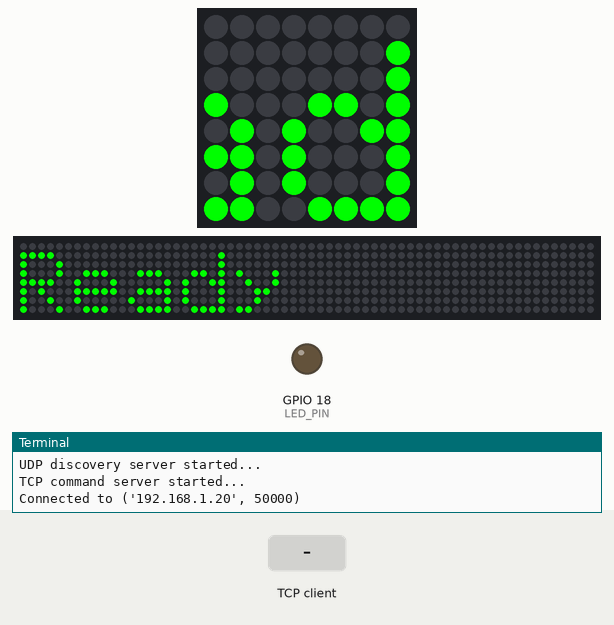
Recording of a program running on a simulated Raspberry Pi (BCM pin numbers) with a Sense HAT. Shown: the Sense HAT's 8×8 RGB LED matrix, a strip that is not on the board, showing the scrolling text unrolled, output pins drawn as LEDs (lit = HIGH), the last lines printed to the terminal. The test bench sets the inputs (shaded band). One TCP client connects 1 s after the port opens and stays connected; the 64×8 strip is a reading aid, not a part: it shows the text the matrix is scrolling, unrolled, one strip-width of it at a time; threads take turns every 2 ms.

Above: at 1.2 s.
1.3 s: the TCP client sends "LED_ON"
At 1.69 s:
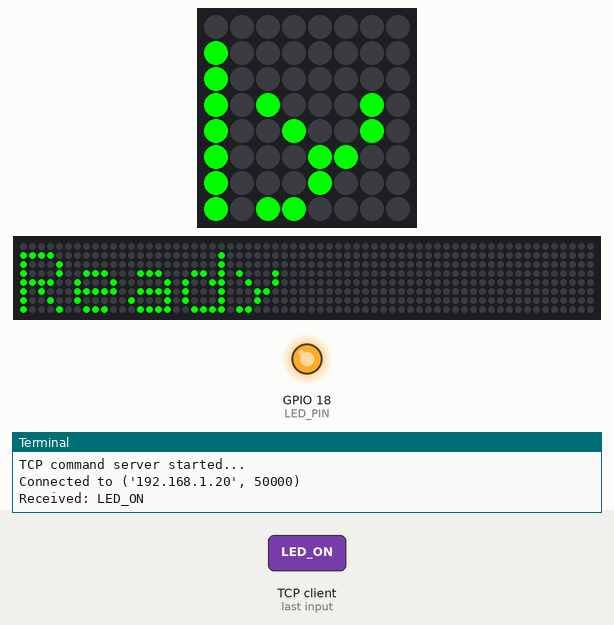
3.5 s: the TCP client sends "DISPLAY_SENSOR_DATA:"
At 3.59 s:
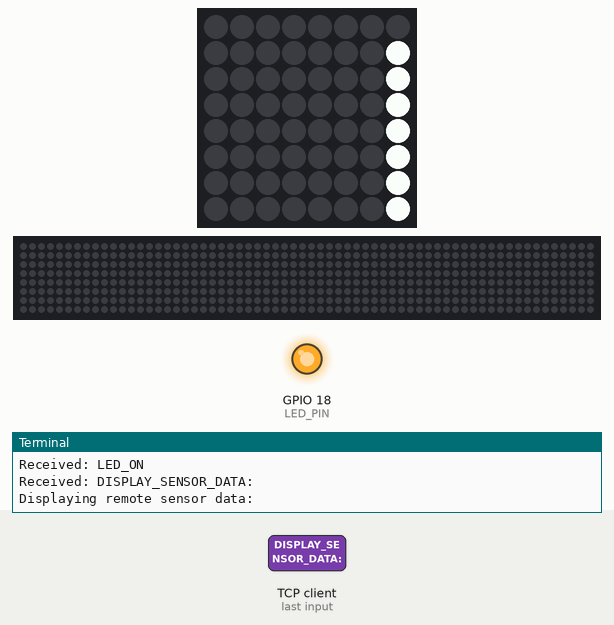
8.2 s: the TCP client sends "LED_ON"
At 8.36 s:
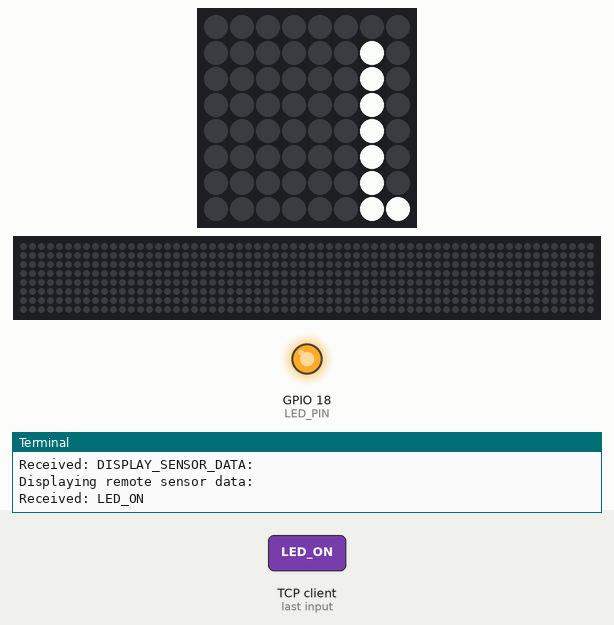
9.8 s: the TCP client sends "LED_OFF"
At 10.8 s:
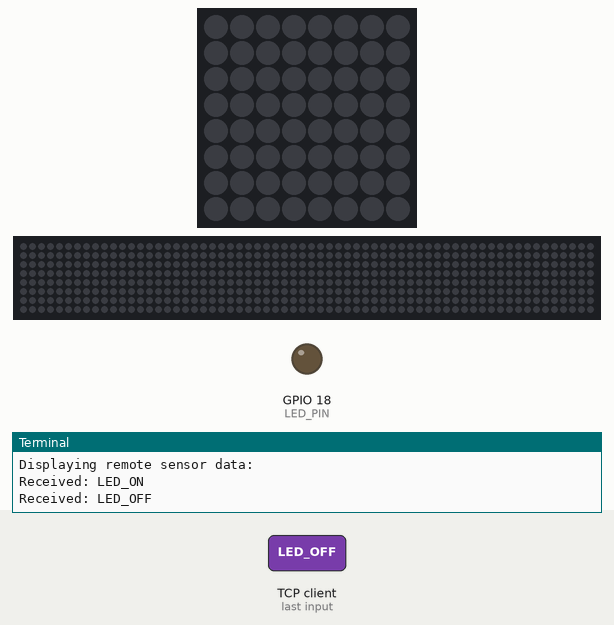
Timing chart, 0 to 12.8 s (numbered marks = the images above; inputs shaded):
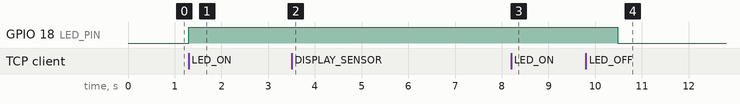

Measured:
- after the input at 1.3 s, GPIO 18 (LED_PIN): LOW → HIGH at once
- after the input at 3.5 s, the LEDs: change after 0.09 s (image 2)
- after the input at 8.2 s, the LEDs: first differ from a run without the input after 0.10 s (image 3 shows a later state)
- after the input at 9.8 s, GPIO 18 (LED_PIN): HIGH → LOW after 0.68 s

The program:

controller.py
```python
import socket
import RPi.GPIO as GPIO
from sense_hat import SenseHat
from threading import Thread
import time

# Set up GPIO
GPIO.setmode(GPIO.BCM)
LED_PIN = 18
GPIO.setup(LED_PIN, GPIO.OUT)

# Set up Sense HAT
sense = SenseHat()
sense.clear()

def udp_discovery_server():
    udp_socket = socket.socket(socket.AF_INET, socket.SOCK_DGRAM)
    udp_socket.setsockopt(socket.SOL_SOCKET, socket.SO_REUSEADDR, 1)
    udp_socket.bind(('0.0.0.0', 5000))  # Listen on port 5000 for UDP

    print("UDP discovery server started...")

    while True:
        data, address = udp_socket.recvfrom(1024)
        if data.decode() == "DISCOVER_RASPBERRY_PI":
            print(f"Discovery request from {address}")
            udp_socket.sendto("RASPBERRY_PI_RESPONSE".encode(), address)

def tcp_command_server():
    tcp_socket = socket.socket(socket.AF_INET, socket.SOCK_STREAM)
    tcp_socket.bind(('0.0.0.0', 5001))  # Listen on port 5001 for TCP
    tcp_socket.listen(5)  # Allow multiple connections

    print("TCP command server started...")

    while True:
        connection, address = tcp_socket.accept()
        print(f"Connected to {address}")

        Thread(target=handle_client, args=(connection,)).start()

def display_sensor_data(sensor_data):
    """Display sensor data on Sense HAT with visual formatting"""
    try:
        parts = sensor_data.split(',')
        display_data = []

        for part in parts:
            if part.startswith("TEMP:"):
                temp = float(part[5:])
                color = [255, 0, 0] if temp > 30 else [0, 255, 0]  # Red if hot, green if normal
                display_data.append((f"Temp: {temp:.1f}C", color))
            elif part.startswith("HUM:"):
                hum = float(part[4:])
                color = [0, 100, 255]  # Blue for humidity
                display_data.append((f"Hum: {hum:.1f}%", color))
            elif part.startswith("PRES:"):
                pres = float(part[5:])
                color = [255, 255, 0]  # Yellow for pressure
                display_data.append((f"Pres: {pres:.1f}hPa", color))

        # Display on Sense HAT
        sense.clear()
        sense.show_message("Remote Sensors:", scroll_speed=0.05, text_colour=[255, 255, 255])

        for message, color in display_data:
            sense.show_message(message, scroll_speed=0.05, text_colour=color)
            time.sleep(0.5)

    except Exception as e:
        print(f"Error displaying sensor data: {e}")
        sense.show_message("Data Error", scroll_speed=0.05, text_colour=[255, 0, 0])

def handle_client(connection):
    try:
        while True:
            data = connection.recv(1024).decode()
            if not data:
                break

            print(f"Received: {data}")

            if data == "LED_ON":
                GPIO.output(LED_PIN, GPIO.HIGH)
                sense.clear((0, 255, 0))  # Green
                sense.show_message("LED ON", scroll_speed=0.05, text_colour=[255, 255, 255])
                connection.send("LED turned ON".encode())

            elif data == "LED_OFF":
                GPIO.output(LED_PIN, GPIO.LOW)
                sense.clear()
                connection.send("LED turned OFF".encode())

            elif data == "GET_SENSOR_DATA":
                # Get current sensor readings
                temp = sense.get_temperature()
                humidity = sense.get_humidity()
                pressure = sense.get_pressure()

                # Format sensor data
                sensor_data = f"TEMP:{temp:.2f},HUM:{humidity:.2f},PRES:{pressure:.2f}"
                connection.send(sensor_data.encode())

            elif data.startswith("DISPLAY_SENSOR_DATA:"):
                # Extract and display sensor data from another Pi
                sensor_data = data.split(":", 1)[1]
                print(f"Displaying remote sensor data: {sensor_data}")
                connection.send("Displaying sensor data".encode())

                # Display the data on Sense HAT
                display_sensor_data(sensor_data)

            else:
                connection.send("Unknown command!".encode())

    except ConnectionResetError:
        print("Client disconnected.")
    except Exception as e:
        print(f"Error in client handler: {e}")
    finally:
        connection.close()

if __name__ == "__main__":
    try:
        # Start UDP and TCP servers in separate threads
        Thread(target=udp_discovery_server, daemon=True).start()
        Thread(target=tcp_command_server, daemon=True).start()

        # Show ready message
        sense.show_message("Ready", scroll_speed=0.05, text_colour=[0, 255, 0])

        # Keep main thread alive
        while True:
            time.sleep(1)

    except KeyboardInterrupt:
        print("\nShutting down...")
    finally:
        sense.clear()
        GPIO.cleanup()
```
